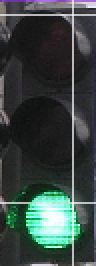
#> input picture dom_test/b.png, 48 x 133 px (shown 2 times larger)
$ jupyter execute --allow-errors simple_color_detector.ipynb   (shell and % lines are left out)
#> lines starting #> are read from the running program, lines starting #| are printed output that depends on the picture; after the words box and inside, x2 and y2 are one past the last pixel; in counts of white or black regions, pixels touching at a corner belong together
# Simple Traffic Light Classifier

## Analytical approach for the dentification of traffic light colors

This approach to identify traffic light states is based on the fact that every active light bulb has a higher illumination and therefore
Procedure:
1. Load image
2. Convert image into grayscale
3. Extract a black and white image based on a threshold
4. Divide b/w image into three parts (representing the light bulbs)
5. Count the amount of pixes !=0
6. Compare the amount of white pixels
7. Derive active traffic light state

[cell 1]
import cv2
from matplotlib import pyplot as plt
import glob
import os
import random
import math
import numpy as np

Load example image

[cell 2]
im = cv2.imread('dom_test/b.png')
#> im is the input picture: shape (133, 48, 3); mean B, G, R 65.7, 68.6, 56.8
plt.imshow(im)

#> (a cell that did not finish here is left out)

[cell 4]
gray_img = cv2.cvtColor(im, cv2.COLOR_BGR2GRAY)
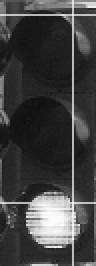
#> gray_img: shape (133, 48) (shown 2 times larger); min 14, max 254, mean 64.7
thresh = cv2.threshold(gray_img, 150, 255, cv2.THRESH_BINARY)[1]
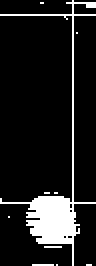
#> thresh: shape (133, 48) (shown 2 times larger); 11.8% white; 10 white regions (9 under 20 px), largest, box (x1, y1, x2, y2) and area: (0, 0, 48, 133) 719
plt.imshow(thresh, cmap='gray')

Devide image into three parts along the x-axis

[cell 5]
third = thresh.shape[0]/3
#> third = 44.33
onethird_x = int(thresh.shape[0]/3)
#> onethird_x = 44
part_one = thresh[0:onethird_x][:]
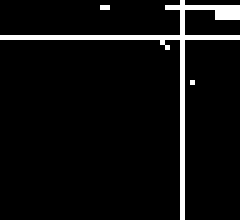
#> part_one: shape (44, 48) (shown 5 times larger); 5.7% white in thin lines or dots
part_two = thresh[onethird_x:onethird_x*2][:]
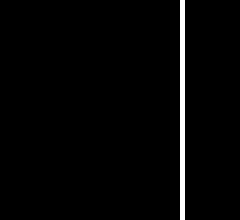
#> part_two: shape (44, 48) (shown 5 times larger); 2.1% white in thin lines or dots, all inside (x1, y1, x2, y2) = (36, 0, 37, 44)
part_three = thresh[onethird_x*2:onethird_x*3][:]
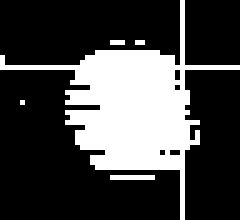
#> part_three: shape (44, 48) (shown 5 times larger); 27.1% white; 5 white regions (4 under 20 px), largest, box (x1, y1, x2, y2) and area: (0, 0, 48, 44) 557

plt.subplot(131)
plt.imshow(part_one, cmap='gray')
plt.subplot(132)
plt.imshow(part_two, cmap='gray')
plt.subplot(133)
plt.imshow(part_three, cmap='gray')

Get state

[cell 6]
red_dominance = np.count_nonzero(part_one)
#> red_dominance = 120
yellow_dominance = np.count_nonzero(part_two)
#> yellow_dominance = 44
green_dominance = np.count_nonzero(part_three)
#> green_dominance = 572

traffic_light = [red_dominance, yellow_dominance, green_dominance]
#> traffic_light = [120, 44, 572]
label =['red', 'yellow', 'green']
print(label[traffic_light.index(max(traffic_light))])
#| green

# Example on dataset recorded with autonomous vehicle

### load dataset, only consider traffic light colors

[cell 7]
image_types = ["red", "green", "yellow"]
input_img_x = 32
input_img_y = 32

full_set = []
for im_type in image_types:
    for ex in glob.glob(os.path.join("carla/", im_type, "*")):
        im = cv2.imread(ex)
        if not im is None:
            # Resize image to defined height and width
            im = cv2.resize(im, (input_img_x, input_img_y))
            # Convert to RGB...cv2 import is BGR
            im = cv2.cvtColor(im, cv2.COLOR_BGR2RGB)
            # One hot encode the classes
            one_hot_array = [0] * len(image_types)
            one_hot_array[image_types.index(im_type)] = 1
            # Check shape
            assert(im.shape == (input_img_x, input_img_y, 3))
            full_set.append((im, one_hot_array, ex))
#> pass 2 of the loop `for im_type in image_types:`:
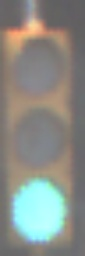
#> input picture carla/green/0.jpg, 85 x 256 px
#> im is the input picture: shape (256, 85, 3); mean B, G, R 134.2, 140.5, 137.9
#> `im = cv2.resize(im, (input_img_x, input_img_y))`:
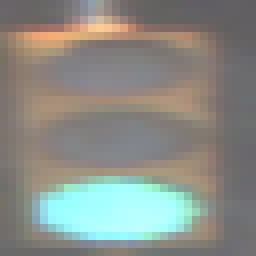
#> im: shape (32, 32, 3) (shown 8 times larger); mean B, G, R 134.2, 140.6, 137.9

# Shuffle the data
random.shuffle(full_set)
print("Loaded train images, overall amount of images: {}".format(len(full_set)))

[cell 8]
plt.imshow(full_set[0][0])

Define region extraction based on black and white threshold

[cell 9]
def get_dominant_region(image):
    # get gray image
    gray_img = cv2.cvtColor(image, cv2.COLOR_RGB2GRAY)
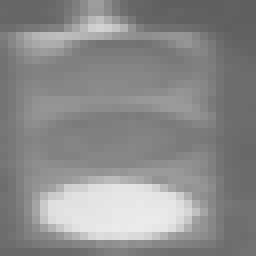
#> gray_img: shape (32, 32) (shown 8 times larger); min 95, max 235, mean 139.1
    #convert to black and white
    black_and_white_image = cv2.threshold(gray_img, 150, 255, cv2.THRESH_BINARY)[1]
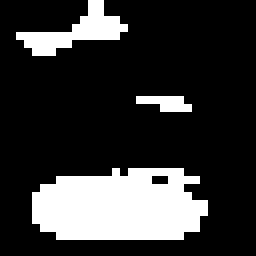
#> black_and_white_image: shape (32, 32) (shown 8 times larger); 20.6% white; 3 white regions (1 under 20 px), largest, box (x1, y1, x2, y2) and area: (4, 21, 26, 30) 163, (2, 0, 16, 7) 38
    # get one third of x axis
    onethird_of_x = int(black_and_white_image.shape[0] / 3)
#> onethird_of_x = 10
    # divide
    part_one = black_and_white_image[0:onethird_of_x][:]
    part_two = black_and_white_image[onethird_of_x:onethird_of_x * 2][:]
    part_three = black_and_white_image[onethird_of_x * 2:onethird_of_x * 3][:]
    # get brightest part
    red_dominance = np.count_nonzero(part_one)
#> red_dominance = 38
    yellow_dominance = np.count_nonzero(part_two)
#> yellow_dominance = 10
    green_dominance = np.count_nonzero(part_three)
#> green_dominance = 163

    traffic_light = [red_dominance, yellow_dominance, green_dominance]
#> traffic_light = [38, 10, 163]
    label =['red', 'yellow', 'green']
    # return state
    return label[traffic_light.index(max(traffic_light))]
